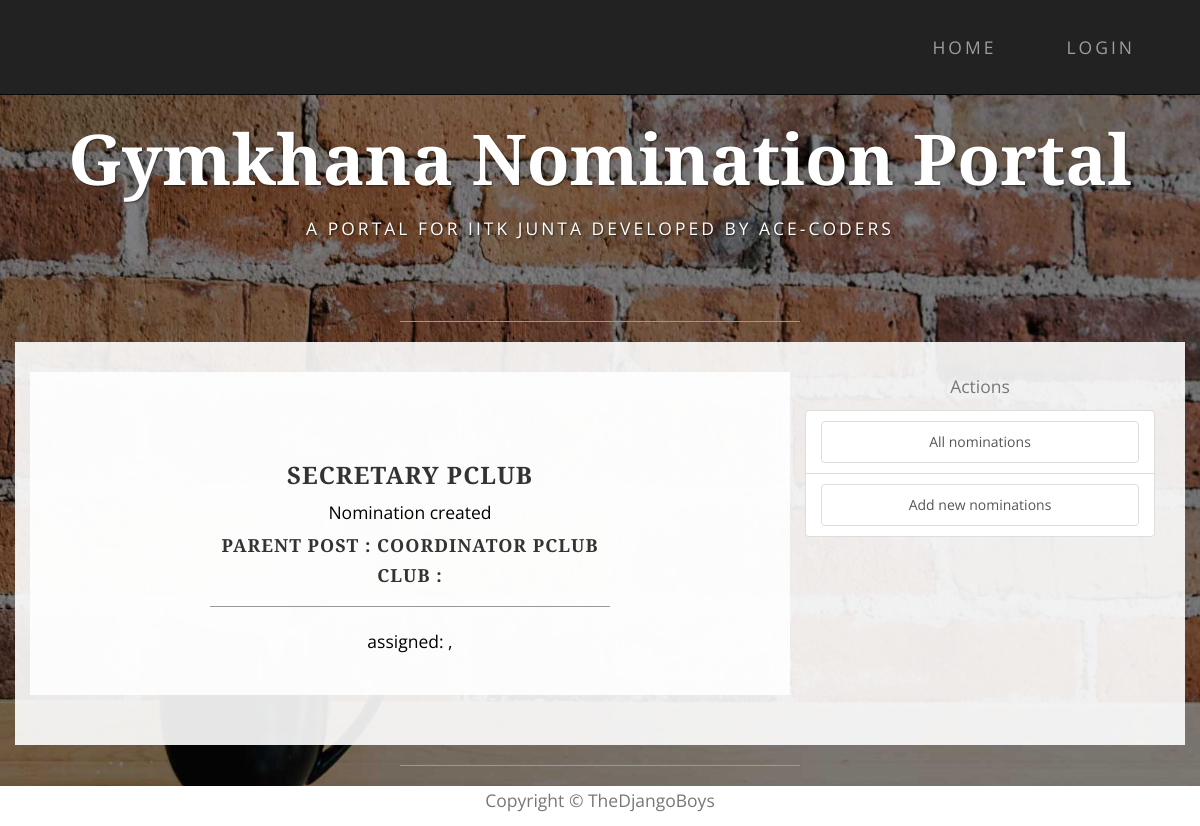
The page /nominations/child_post/19/18/ on the database as committed earlier.
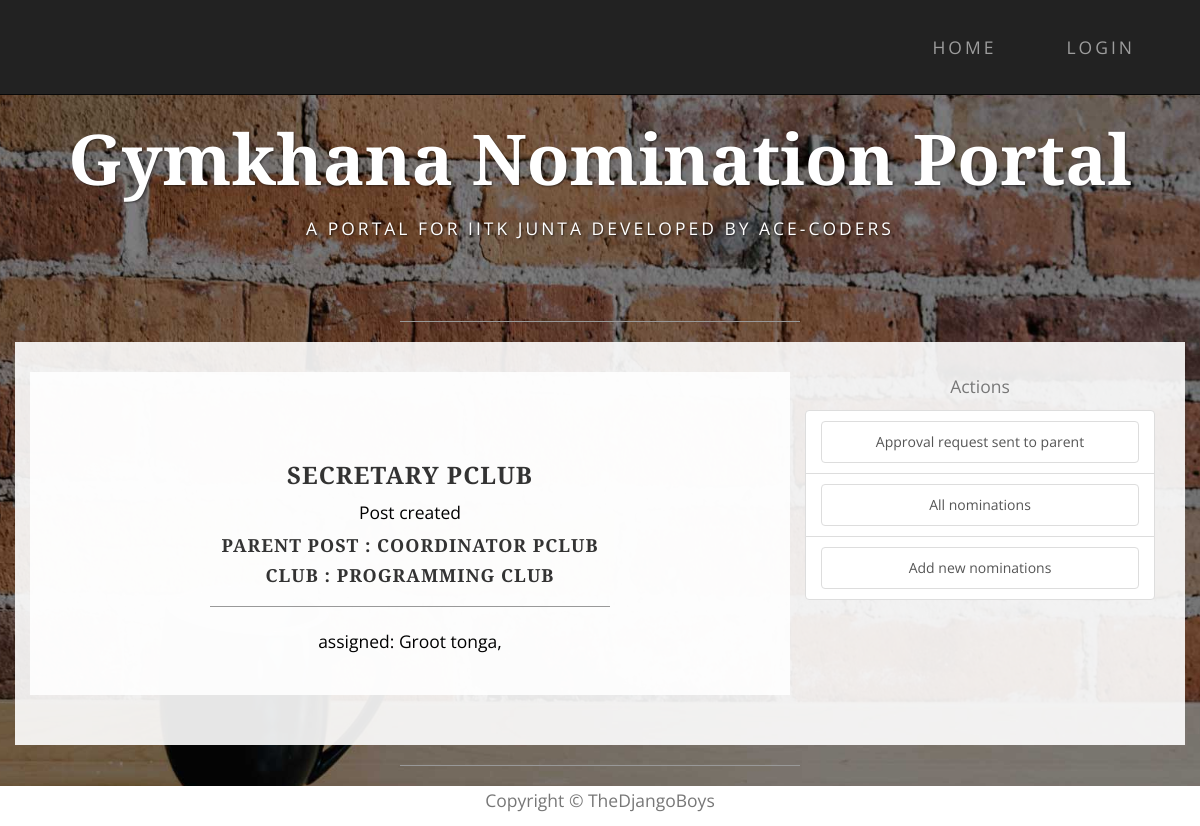
The same page on the database as committed later.
### nomi/models.py (models this page shows, shortened)
class Post(models.Model):
    STATUS = (
        ('Post created', 'Post created'),
        ('Approved', 'Approved'),
        ('rejected','rejected'),
        ('Assigned', 'Assigned'),
    )
    post_name = models.CharField(max_length=500, null=True)
    club = models.ForeignKey(Club, on_delete=models.CASCADE, null=True, blank=True)
    parent = models.ForeignKey('self', on_delete=models.CASCADE, null=True, blank=True)
    post_holders = models.ManyToManyField(User, blank=True)
    post_approvals = models.ManyToManyField('self',related_name = 'approvals',symmetrical=False, blank=True)
    status = models.CharField(max_length=50, choices=STATUS, default='Post created')

class Club(models.Model):
    club_name = models.CharField(max_length=100, null=True)
    club_parent = models.ForeignKey('self', null=True, blank=True)
    club_members = models.ManyToManyField(User, blank=True)

class UserProfile(models.Model):
    PROGRAMME = (
        ('B.Tech', 'B.Tech'),
        ('B.S', 'B.S'),
    )
    DEPT = (
        ('Aerospace Engineering', 'AE'),
        ('Biological Sciences & Engineering', 'BSBE'),
        ('Chemical Engineering', 'CHE'),
        ('Civil Engineering', 'CE'),
        ('Computer Science & Engineering', 'CSE'),
        ('Electrical Engineering', 'EE'),
        ('Materials Science & Engineering', 'MSE'),
        ('Mechanical Engineering', 'ME'),
        ('Industrial & Management Engineering', 'IME'),
        ('Chemistry', 'CHM'),
        ('Mathematics & Scientific Computing', 'MTH'),
        ('Physics', 'PHY'),
        ('Earth Sciences', 'ES')
    )
    YEAR = (
        ('Y16', 'Y16'),
        ('Y15', 'Y15'),
        ('Y14', 'Y14'),
        ('Y13', 'Y13'),
        ('Y12', 'Y12'),
        ('Y11', 'Y11'),
    )
    HALL = (
        (1, '1'), (2, '2'), (3, '3'), (4, '4'), (5, '5'), (6, '6'),
        (7, '7'), (8, '8'), (9, '9'), (10, '10'), (11, '11'), (12, '12'),
    )
    user = models.OneToOneField(User, on_delete=models.CASCADE)
    name = models.CharField(max_length=40, blank=True)
    roll_no = models.IntegerField(null=True)
    year = models.CharField(max_length=4, choices=YEAR, default='Y16')
    programme = models.CharField(max_length=7, choices=PROGRAMME, default='B.Tech')
    department = models.CharField(max_length=200, choices=DEPT, default=None)
    hall = models.IntegerField(choices=HALL, default=1)
    room_no = models.CharField(max_length=10, null=True)

### nomi/views.py (the view)
# urls.py: url(r'^child_post/(?P<pk>\d+)/(?P<view_pk>\d+)/$',views.child_post_view,name='child_post'),
def child_post_view(request,pk,view_pk):
    post=Post.objects.get(pk=pk)
    if post.status == 'Post created':
        ap=1
    else:
        ap=0
    view_pk=view_pk
    view=Post.objects.get(pk=view_pk)
    view_parent=Post.objects.get(pk=view.parent.pk)
    if view_parent in post.post_approvals.all():
        approval=1
    else:
        approval=0
    return render(request,'child_post.html',{'post':post,'view_pk':view_pk,'ap':ap,'approval':approval})

### nomi/templates/child_post.html (shortened to what this page needs)
{% extends 'base.html' %}
    {% block content  %}
        <div class="container box">
            <div class="col-lg-8 text-center box">
                <br>
                <br>
            <h3>{{post.post_name}}</h3>
                <p>{{post.status}}
                </p>
                <h4>Parent Post : {{post.parent.post_name}}</h4>
                <h4>Club : {{post.club.club_name}}</h4>
                <hr>
                <p>
                {% if post.post_holders.all %}
                    assigned:
                {% for post_holder in post.post_holders.all %}
                    {{post_holder.userprofile.name}},
                {% endfor %}
                {% else %}
                    no one assigned
                    {% endif %}
                </p>
            </div>
            <div class="col-lg-4 text-center">
                  <div class="row">
                     <div class="team-member text-center">
                        <p class="text-muted">Actions</p>
                     </div>
                  </div>
                  <div>
                     <ul class="list-group">
                         {% if ap %}
                         <li class="list-group-item">
                             {% if approval %}
                             <a class="list-group-item">Approval request sent to parent</a>
                             {% else%}
                             <a class="list-group-item" href="">send to parent for approval</a>
                             {% endif %}
                         </li>
                          {% endif %}
                         <li class="list-group-item" ><a class="list-group-item" href="">All nominations</a></li>
                         <li class="list-group-item"><a class="list-group-item" href="">Add new nominations</a></li>
                     </ul>
                  </div>
            </div>
        </div>
    {% endblock %}

### nomi/templates/base.html (shortened to what this page needs)
<!DOCTYPE html>
<html lang="en">
{% load staticfiles %}
<head>
    <link href="{% static 'nomi/css/bootstrap.min.css' %}" rel="stylesheet">
    <link href="{% static 'nomi/css/business-casual.css' %}" rel="stylesheet">
</head>
<body>
 {% block navigation %}
    <nav id="mainNav" class="navbar navbar-inverse navbar-custom navbar-fixed-top">
        <div class="container">
            <div class="collapse navbar-collapse" id="bs-example-navbar-collapse-1">
                 <ul class="nav navbar-nav navbar-right">
                    <li><a href="{% url 'index' %}">Home</a></li>
                    {% if user.is_authenticated %}
                     <li class="dropdown">
                         <a class="btn btn-link dropdown-toggle" data-toggle="dropdown"type="button">Notifications<span class="caret"></span></a>
                         <ul class="dropdown-menu notifications">
                          <!--   {% for each in notice%}
                                 <li class=" lc">{{each}}</li>
                                 <li class="divider"></li>
                             {% endfor %} -->
                             <li><a><b >See all notifications</b></a></li>
                         </ul>
                     </li>
                     <li><a href="{% url 'profile' %}" >{{user.get_username}}</a></li>
                     <li><a href="{% url 'logout' %}?next={% url 'index' %}">Logout</a></li>
                    {% else %}
                        <li><a href="{% url 'login' %}?next={{request.path}}">Login</a></li>
                     {% endif %}
                 </ul>
            </div>
        </div>
    </nav>
 {% endblock %}
 {% block heading %}
    <div class="brand main">Gymkhana Nomination Portal</div>
    <div class="address-bar">A PORTAL FOR IITK JUNTA DEVELOPED BY ACE-CODERS</div>
    <br>
    <hr>
 {% endblock %}
    {% block content %}
    {% endblock %}
    <hr>
    <div class="col-lg-12 text-center " style="background:white;height:40px">
        <p class="text-muted">Copyright &copy; TheDjangoBoys</p>
    </div>
</body>

### nomi/static/nomi/css/business-casual.css (style rules this page uses)
body { font-family: "Open Sans","Helvetica Neue",Helvetica,Arial,sans-serif; background: url('../img/bg.jpg') no-repeat center center fixed; -webkit-background-size: cover; -moz-background-size: cover; background-size: cover; -o-background-size: cover; }
h1, h2, h3, h4, h5, h6 { text-transform: uppercase; font-family: "Josefin Slab","Helvetica Neue",Helvetica,Arial,sans-serif; font-weight: 700; letter-spacing: 1px; }
p { font-size: 1.25em; line-height: 1.6; color: #000; }
hr { max-width: 400px; border-color: #999999; }
.brand, .address-bar { display: none; }
.navbar-nav { text-transform: uppercase; font-weight: 400; letter-spacing: 3px; }
.box { margin-bottom: 20px; padding: 30px 15px; background: #fff; background: rgba(255,255,255,0.9); }
@media screen and (min-width:768px) { .brand { display: inherit; margin: 0; padding: 30px 0 10px; text-align: center; text-shadow: 1px 1px 2px rgba(0,0,0,0.5); font-family: "Josefin Slab","Helvetica Neue",Helvetica,Arial,sans-serif; font-size: 5em; font-weight: 700; line-height: normal; color: #fff; } }
@media screen and (min-width:768px) { .address-bar { display: inherit; margin: 0; padding: 0 0 40px; text-align: center; text-shadow: 1px 1px 2px rgba(0,0,0,0.5); text-transform: uppercase; font-size: 1.25em; font-weight: 400; letter-spacing: 3px; color: #fff; } }
@media screen and (min-width:768px) { .navbar { border-radius: 0; } }
@media screen and (min-width:768px) { .navbar { min-height: 0; } }
@media screen and (min-width:768px) { .nav>li>a { padding: 35px; } }
@media screen and (min-width:768px) { .navbar-nav>li>a { line-height: normal; } }
@media screen and (min-width:768px) { .navbar-nav { display: table; float: none; margin: 0 auto; table-layout: fixed; font-size: 1.25em; } }
@media screen and (min-width:1200px) { .box:after { content: ''; display: table; clear: both; } }

Rows that differ between the two databases and show on the page:
changed Post "SECRETARY PCLUB": status "Nomination created" → "Post created"; club.club_name (not shown) → "PROGRAMMING CLUB"
Other text that changed with them:
{{ post_holder.userprofile.name }}: (not shown) → "Groot tonga"
text now shown: "Approval request sent to parent"
